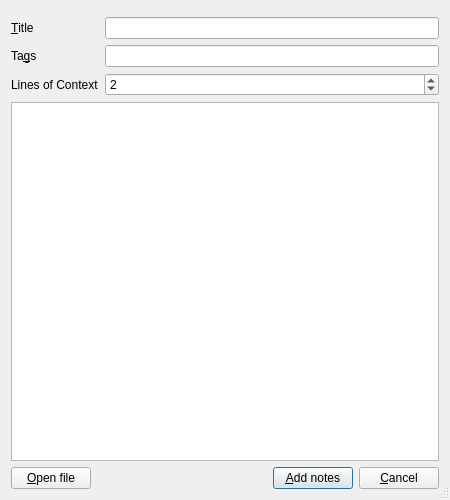
<?xml version="1.0" encoding="UTF-8"?>
<ui version="4.0">
 <class>Dialog</class>
 <widget class="QDialog" name="Dialog">
  <property name="geometry">
   <rect>
    <x>0</x>
    <y>0</y>
    <width>450</width>
    <height>500</height>
   </rect>
  </property>
  <property name="windowTitle">
   <string>Phemios – Import Lyrics/Poetry/Prose</string>
  </property>
  <property name="sizeGripEnabled">
   <bool>true</bool>
  </property>
  <layout class="QVBoxLayout" name="verticalLayout">
   <item>
    <layout class="QFormLayout" name="formLayout">
     <item row="0" column="0" colspan="2">
      <widget class="QWidget" name="deckChooser" native="true"/>
     </item>
     <item row="1" column="0">
      <widget class="QLabel" name="label">
       <property name="text">
        <string>&amp;Title</string>
       </property>
       <property name="buddy">
        <cstring>titleBox</cstring>
       </property>
      </widget>
     </item>
     <item row="1" column="1">
      <widget class="QLineEdit" name="titleBox"/>
     </item>
     <item row="2" column="0">
      <widget class="QLabel" name="label_3">
       <property name="text">
        <string>Ta&amp;gs</string>
       </property>
       <property name="buddy">
        <cstring>tagsBox</cstring>
       </property>
      </widget>
     </item>
     <item row="2" column="1">
      <widget class="QLineEdit" name="tagsBox"/>
     </item>
     <item row="3" column="0">
      <widget class="QLabel" name="label_2">
       <property name="text">
        <string>Lines of Context</string>
       </property>
      </widget>
     </item>
     <item row="3" column="1">
      <widget class="QSpinBox" name="contextLinesSpin">
       <property name="minimum">
        <number>1</number>
       </property>
       <property name="maximum">
        <number>20</number>
       </property>
       <property name="value">
        <number>2</number>
       </property>
      </widget>
     </item>
    </layout>
   </item>
   <item>
    <widget class="QPlainTextEdit" name="textBox"/>
   </item>
   <item>
    <layout class="QHBoxLayout" name="horizontalLayout">
     <item>
      <widget class="QPushButton" name="openFileButton">
       <property name="toolTip">
        <string>Replace the contents of the poem editor with a text file on your computer.</string>
       </property>
       <property name="text">
        <string>&amp;Open file</string>
       </property>
       <property name="autoDefault">
        <bool>false</bool>
       </property>
       <property name="default">
        <bool>false</bool>
       </property>
      </widget>
     </item>
     <item>
      <spacer name="horizontalSpacer">
       <property name="orientation">
        <enum>Qt::Horizontal</enum>
       </property>
       <property name="sizeHint" stdset="0">
        <size>
         <width>40</width>
         <height>20</height>
        </size>
       </property>
      </spacer>
     </item>
     <item>
      <widget class="QPushButton" name="addCardsButton">
       <property name="toolTip">
        <string>Generate notes from the text in the poem editor.</string>
       </property>
       <property name="text">
        <string>&amp;Add notes</string>
       </property>
       <property name="autoDefault">
        <bool>false</bool>
       </property>
       <property name="default">
        <bool>true</bool>
       </property>
       <property name="flat">
        <bool>false</bool>
       </property>
      </widget>
     </item>
     <item>
      <widget class="QPushButton" name="cancelButton">
       <property name="text">
        <string>&amp;Cancel</string>
       </property>
       <property name="autoDefault">
        <bool>false</bool>
       </property>
      </widget>
     </item>
    </layout>
   </item>
  </layout>
 </widget>
 <resources/>
 <connections/>
</ui>
